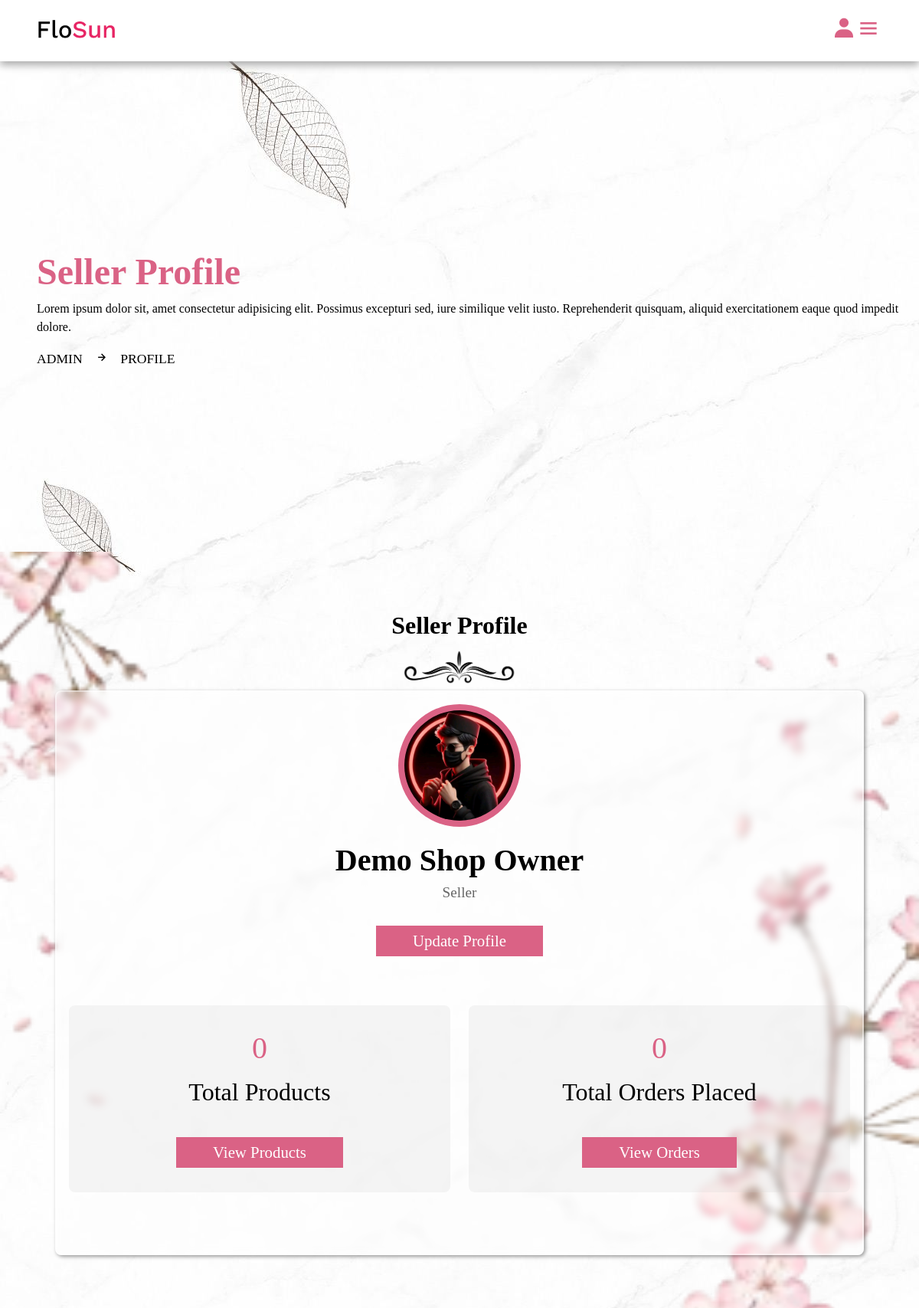
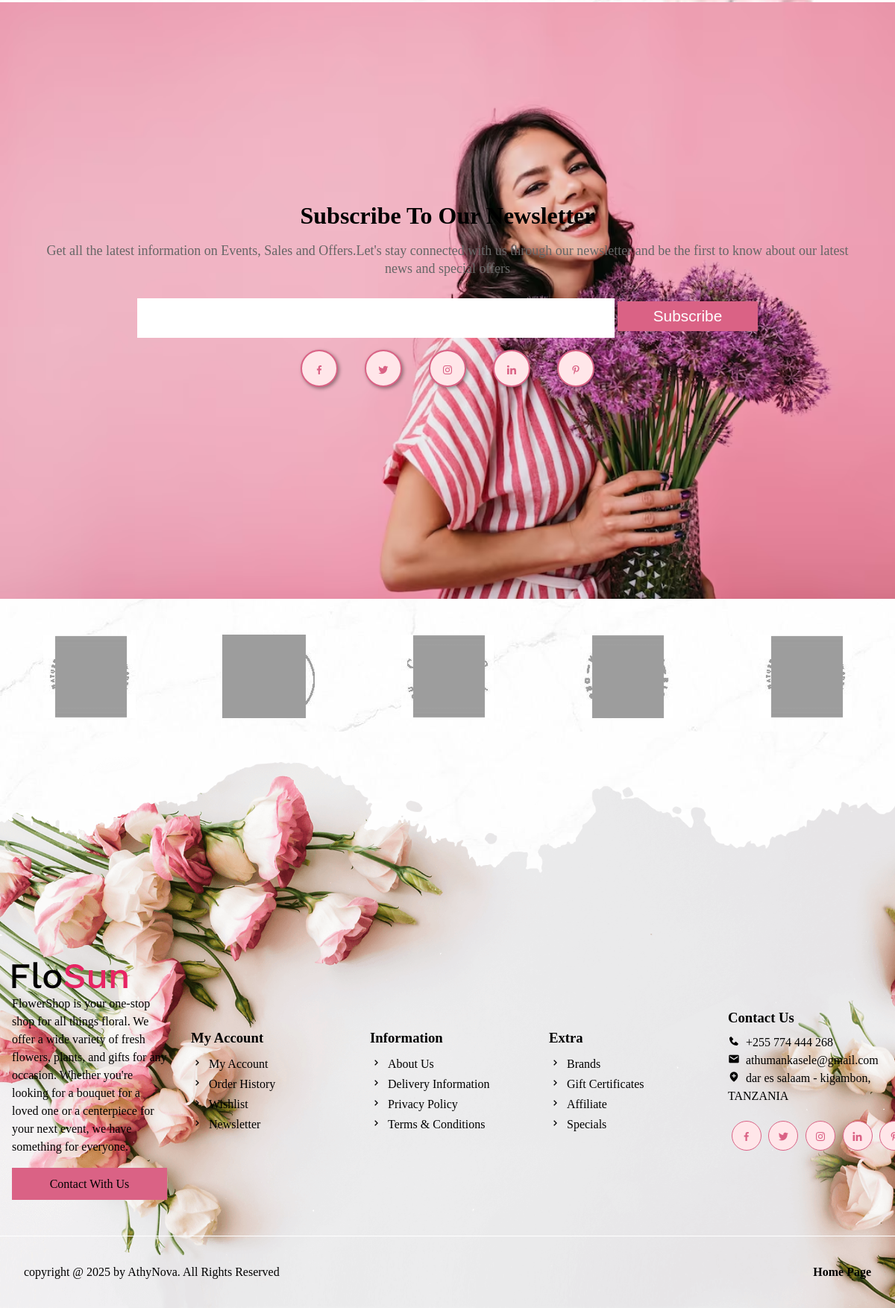
The page /admin/profile.php (signed in) on the database its author committed (2 pictures, top to bottom).
### tables this page shows
CREATE TABLE `sellers` (
  `id` varchar(20) NOT NULL,
  `name` varchar(50) NOT NULL,
  `email` varchar(50) NOT NULL,
  `password` varchar(50) NOT NULL,
  `image` varchar(100) NOT NULL
);

### admin/profile.php (the view, shortened to what this page needs)
<?php
    include '../components/connect.php';
    if (isset($_COOKIE['seller_id'])) {
        $seller_id = $_COOKIE['seller_id'];
    }else {
        $seller_id = '';
        header('location:login.php');
    }
    $select_products = $conn->prepare("SELECT * FROM `products` WHERE seller_id=?");
    $select_products->execute([$seller_id]);
    $total_products = $select_products->rowCount();
    $select_orders = $conn->prepare("SELECT * FROM `orders` WHERE seller_id=?");
    $select_orders->execute([$seller_id]);
    $total_orders = $select_orders->rowCount();
?>
<!DOCTYPE html>
<html lang="en">
<head>
    <link href='https://unpkg.com/boxicons@2.1.4/css/boxicons.min.css' rel='stylesheet'>
    <link rel="stylesheet" href="../css/admin_style.css?v=<?php echo time(); ?>">
</head>
<body>
    <?php include '../components/admin_header.php'; ?>
    <div class="banner">
        <div class="detail">
            <h1>seller profile</h1>
            <p>Lorem ipsum dolor sit, amet consectetur adipisicing elit. Possimus excepturi sed, iure similique velit iusto. Reprehenderit quisquam, aliquid exercitationem eaque quod impedit dolore.</p>
            <span><a href="dashboard.php">admin</a><i class="bx bx-right-arrow-alt"></i>profile</span>
        </div>
    </div>
    <section class="seller_profile">
        <div class="heading">
            <h1>seller profile</h1>
            <img src="../image/separator.png" width="100">
        </div>
        <div class="detail">
            <div class="seller">
                <img src="../uploaded_files/<?= $fetch_profile['image']; ?>">
                <h3><?= $fetch_profile['name'];?></h3>
                <span>seller</span>
                <a href="update.php" class="btn">update profile</a>
            </div>
            <div class="flex">
                <div class="box">
                    <span><?= $total_products; ?></span>
                    <p>total products</p>
                    <a href="view_product.php" class="btn">view products</a>
                </div>
                <div class="box">
                    <span><?= $total_orders; ?></span>
                    <p>total orders placed</p>
                    <a href="admin_order.php" class="btn">view orders</a>
            </div>
        </div>
    </section>
    <?php include '../components/admin_footer.php'; ?>
</body>
</html>

### css/admin_style.css (style rules this page uses)
* { margin: 0; padding: 0; box-sizing: border-box; outline: none; text-decoration: none; list-style: none; }
:root { --main-color: #da6285; --pink-color: #ff8e9d; --pink-opacity: #ffe6e9; --white-alfa-40: rgba(255, 255, 255, 0.40); --white-alfa-25: rgba(255, 255, 255, 0.25); --backdrop-filter: blur(5px); --padding: 5vh 15px; --box-shadow: 2px 2px 5px rgba(0, 0, 0, 0.40); }
body { background-image: url('../image/body.jpg'); }
html { scroll-behavior: smooth; }
.btn { display: inline-block; padding: .5rem 3rem; margin-top: 1rem; background-color: var(--main-color); color: #fff; cursor: pointer; text-align: center; position: relative; z-index: 100; font-size: 1.3rem; text-transform: capitalize; }
.btn::before { position: absolute; content: ''; width: 0%; height: 100%; background-color: #000; left: 0; top: 0; transition: .5s; z-index: -10; }
.heading { text-align: center; line-height: 1.5; }
.heading h1 { font-size: 2rem; text-transform: capitalize; }
.heading img { margin-top: .5rem; width: 150px!important; }
section { padding: 6%; }
.banner { margin-top: 5rem; width: 100%; height: 80vh; display: flex; align-items: center; background-position: center; background-size: cover; animation: banner 2s infinite alternate; }
.banner .detail { padding-left: 4%; line-height: 1.5; }
.banner .detail p { font-size: 16px; margin-bottom: 1rem; }
.banner .detail span { text-transform: uppercase; font-size: 1.1rem; margin-top: 1rem; }
.banner .detail a { color: #000; }
.banner .detail span i { margin: 0 1rem; }
.banner h1 { font-size: 3rem; color: var(--main-color); text-transform: capitalize; }
.seller_profile { background-image: url('../image/p.png'); background-size: cover; background-repeat: no-repeat; background-position: center; }
.seller_profile .detail { background-color: var(--white-alfa-25); border: 2px solid var(--white-alfa-40); backdrop-filter: var(--backdrop-filter); box-shadow: var(--box-shadow); text-align: center; border-radius: .5rem; padding: 1rem; }
.seller_profile .detail .seller { margin-bottom: 2rem; }
.seller_profile .detail .seller img { width: 10rem; height: 10rem; border-radius: 50%; object-fit: cover; margin-bottom: .5rem; padding: .5rem; background-color: var(--main-color); }
.seller_profile .detail .seller h3 { font-size: 2.5rem; margin: .5rem 0; text-transform: capitalize; }
.seller_profile .detail .seller span { font-size: 1.2rem; display: block; color: #666; margin-bottom: 1rem; text-transform: capitalize; }
.seller_profile .detail .flex { display: flex; gap: 1.5rem; align-items: center; flex-wrap: wrap; margin: 4rem 0; }
.seller_profile .detail .flex .box { flex: 1 1 25rem; border-radius: .5rem; background-color: #ccc3; padding: 2rem; }
.seller_profile .detail .flex span { color: var(--main-color); display: block; margin-bottom: .5rem; font-size: 2.5rem; text-transform: capitalize; }
.seller_profile .detail .flex p { font-size: 2rem; padding: .5rem 0; margin-bottom: 1rem; text-transform: capitalize; }

### rows shown on the page
sellers: image (picture), name "Demo Shop Owner"

### other values the page prints
$total_products "0"
$total_orders "0"
